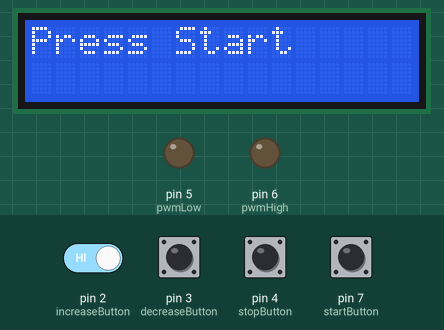
A sketch run on a simulated Arduino Uno, built with avr-gcc and run on an emulated ATmega328P. Shown: 16×2 character LCD, output pins drawn as LEDs (lit = HIGH). Dashed ring = blinking. Inputs (shaded band) come from the test bench; at power-on: pin 2 (increaseButton), pin 3 (decreaseButton), pin 4 (stopButton), pin 7 (startButton) HIGH.

Above: at 4.2 s.
4.3 s: pin 7 (startButton) pulled LOW for 0.15 s
At 5.2 s:
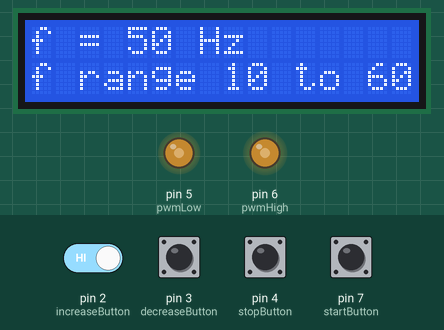
6.9 s: pin 4 (stopButton) pulled LOW for 0.15 s
At 7.8 s:
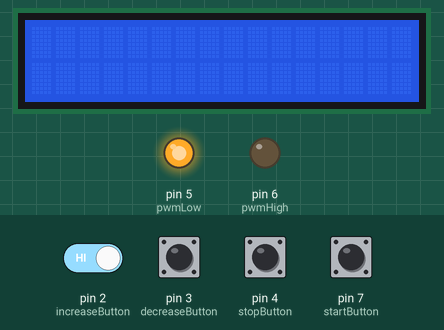
8.5 s: pin 7 (startButton) pulled LOW for 1 s
At 9.2 s:
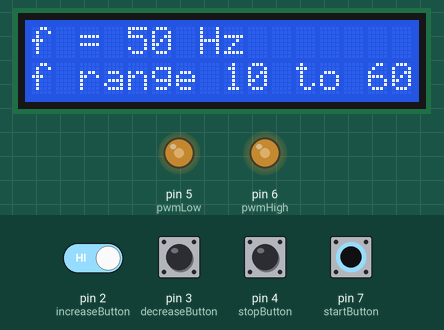
11.0 s: pin 3 (decreaseButton) pulled LOW for 0.15 s
At 13.7 s:
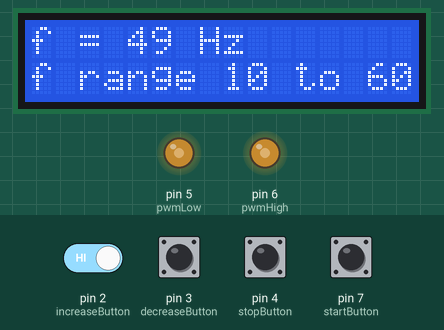
14.1 s: pin 4 (stopButton) pulled LOW for 1 s
At 15.6 s:
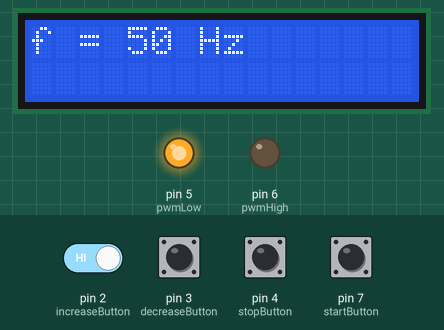
16.6 s: pin 2 (increaseButton) driven LOW and pin 7 (startButton) driven LOW
At 17.6 s:
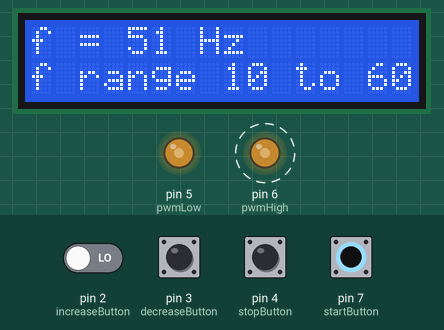
Timing chart, 0 to 20.6 s (numbered marks = the images above; inputs shaded):
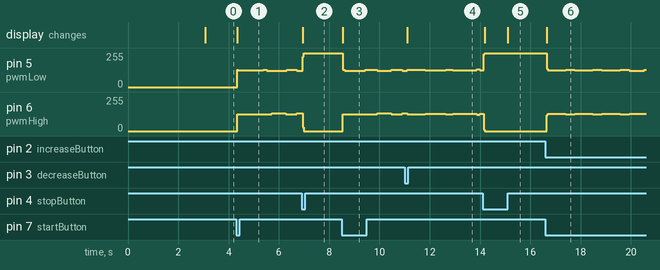

Measured:
- after the input at 4.3 s, pin 5 (pwmLow): 0/255 → 124/255 after 0.05 s, → 130/255 1.0 s later, → 123/255 0.12 s later, → 129/255 0.80 s later, … (5 changes in this stretch); pin 6 (pwmHigh): 0/255 → 126/255 after 0.05 s, → 132/255 1.4 s later, → 126/255 0.56 s later, → 132/255 0.44 s later; the display: changes after 0.05 s (image 1)
- after the input at 6.9 s, pin 6 (pwmHigh): 132/255 → 0/255 after 0.05 s; the display: changes after 0.05 s (image 2)
- after the input at 8.5 s, pin 5 (pwmLow): goes 129/255 0.08 s, 123/255 0.80 s, 129/255 0.48 s, 123/255 0.56 s, 129/255 0.44 s, then 123/255, starting after 0.05 s; pin 6 (pwmHigh): 0/255 → 126/255 after 0.05 s, → 132/255 1.4 s later, → 126/255 0.56 s later, → 132/255 0.44 s later; the display: changes after 0.05 s (image 3)
- after the input at 11.0 s, the display: changes after 0.11 s (image 4)
- after the input at 14.1 s, the display: first changes after 0.09 s (image 5 shows a later state)
- after the input at 16.6 s, pin 6 (pwmHigh): alternates 131/255 for 0.72 s and 125/255 for 0.36 s, starting after 0.05 s; the display: changes after 0.05 s (image 6)

The sketch:

sketch_may11b.ino
```cpp
#include <LiquidCrystal.h>

const int increaseButton = 2;  // Pin connected to increase frequency button (Active-LOW)
const int decreaseButton = 3;  // Pin connected to decrease frequency button (Active-LOW)
const int stopButton = 4;      // Pin connected to stop button (Active-LOW)
const int startButton = 7;     // Pin connected to start button (Active-LOW)

const int pwmHigh = 6;  // PWM High side output pin for VFD control
const int pwmLow = 5;   // PWM Low side output pin for VFD control
const int lcdRS = 13, lcdEn = 12, lcdD4 = 11, lcdD5 = 10, lcdD6 = 9, lcdD7 = 8;

LiquidCrystal lcd(lcdRS, lcdEn, lcdD4, lcdD5, lcdD6, lcdD7);  // Initialize LCD

const int frequencyMin = 10;
const int frequencyMax = 60;
int frequency = 50;
int freqTriangle = 5000;
int freqError = 5;
unsigned long previousMicros = 0;
const long interval = 400;  //interval at which to blink (milliseconds)

volatile bool increaseFlag = false;
volatile bool decreaseFlag = false;

void setup() {
  lcd.begin(16, 2);
  lcd.print("Hello World!");
  delay(3000);
  lcd.clear();
  lcd.print("Press Start");
  pinMode(startButton, INPUT_PULLUP);
  pinMode(stopButton, INPUT_PULLUP);
  pinMode(increaseButton, INPUT_PULLUP);
  pinMode(decreaseButton, INPUT_PULLUP);
  attachInterrupt(digitalPinToInterrupt(increaseButton), increaseISR, FALLING);
  attachInterrupt(digitalPinToInterrupt(decreaseButton), decreaseISR, FALLING);


}

void loop() {
  static bool started = false;
  static bool stopped = false;
  static int prevFrequency = frequency;

  if (digitalRead(startButton) == LOW && !started) {
    started = true;
    stopped = false;
    lcd.clear();
    lcd.print("f = " + String(frequency) + " Hz");
    lcd.setCursor(0, 1);
    lcd.print("f range 10 to 60 Hz");
  }

  if (started) {
    unsigned long currentMicros = micros();

    if (increaseFlag) {
      increaseFlag = false;
      if (frequency < frequencyMax) {
        frequency++;
      }
    }

    if (decreaseFlag) {
      decreaseFlag = false;
      if (frequency > frequencyMin) {
        frequency--;
      }
    }

    if (currentMicros - previousMicros >= interval) {
      previousMicros = currentMicros;
      updatePWM(frequency);
    }

    if (digitalRead(stopButton) == LOW) {
      stopped = true;
      started = false;
      lcd.clear();
      frequency = 50;
      while (digitalRead(stopButton) == LOW);
    }

    if (frequency != prevFrequency) {
      lcd.setCursor(0, 0);
      lcd.print("f = " + String(frequency) + " Hz");
      prevFrequency = frequency;
    }
  }
}

void updatePWM(int frequency) {
  int amplitude = 128;  // Adjust this for desired output range (0-255)
  for (int i = 0; i < 256; i++) {
    // Calculate sine wave value (0 to peak-to-peak amplitude)
    float sineValue = amplitude * sin(2 * PI * frequency * i / 256.0);

    // Calculate triangle wave value (peak-to-peak amplitude is 256)
    int triangleValue = i - 128;

    // Compare sine and triangle wave values for PWM output
    int highDutyCycle = 0;
    int lowDutyCycle = 0;
    if (sineValue > triangleValue) {
      highDutyCycle = 255;
    } else {
      lowDutyCycle = 255;
    }

    analogWrite(pwmHigh, highDutyCycle);
    analogWrite(pwmLow, lowDutyCycle);
  }
}

void increaseISR() {
  increaseFlag = true;
}

void decreaseISR() {
  decreaseFlag = true;
}
```
